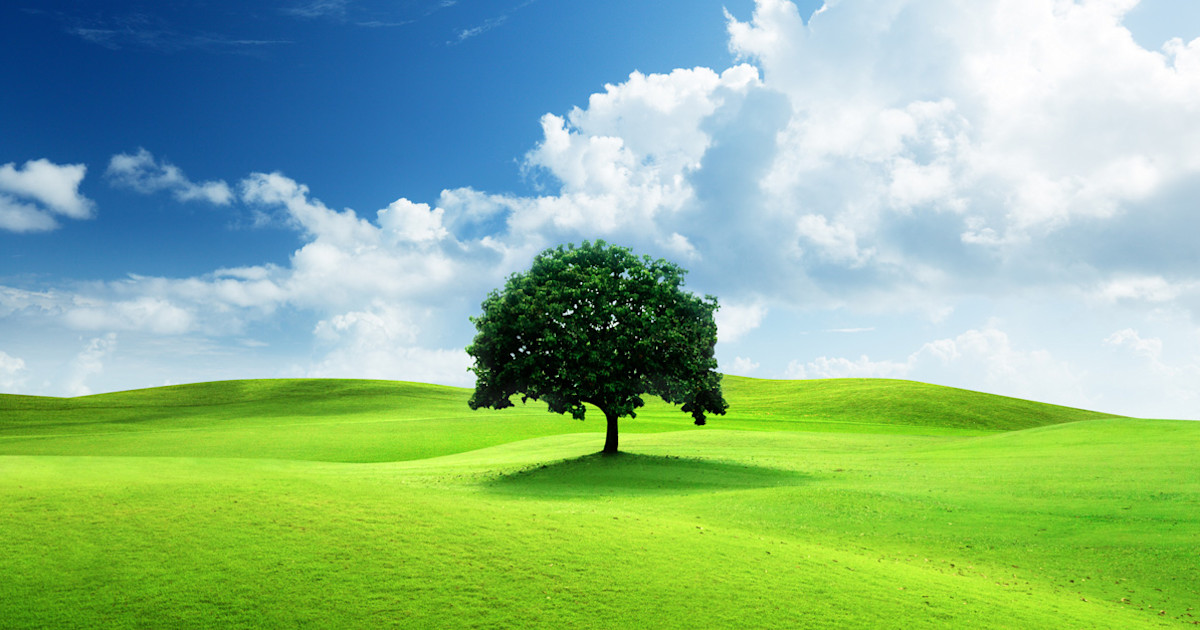
#> input picture lab1/free-nature-images.jpg, 1200 x 630 px
$ python histogram.py
#> lines starting #> are read from the running program, lines starting #| are printed output that depends on the picture
import cv2
# import numpy as np
import matplotlib.pyplot as plt

# [5 lines of commented-out code are left out]

image = cv2.imread('lab1/free-nature-images.jpg', cv2.IMREAD_GRAYSCALE)
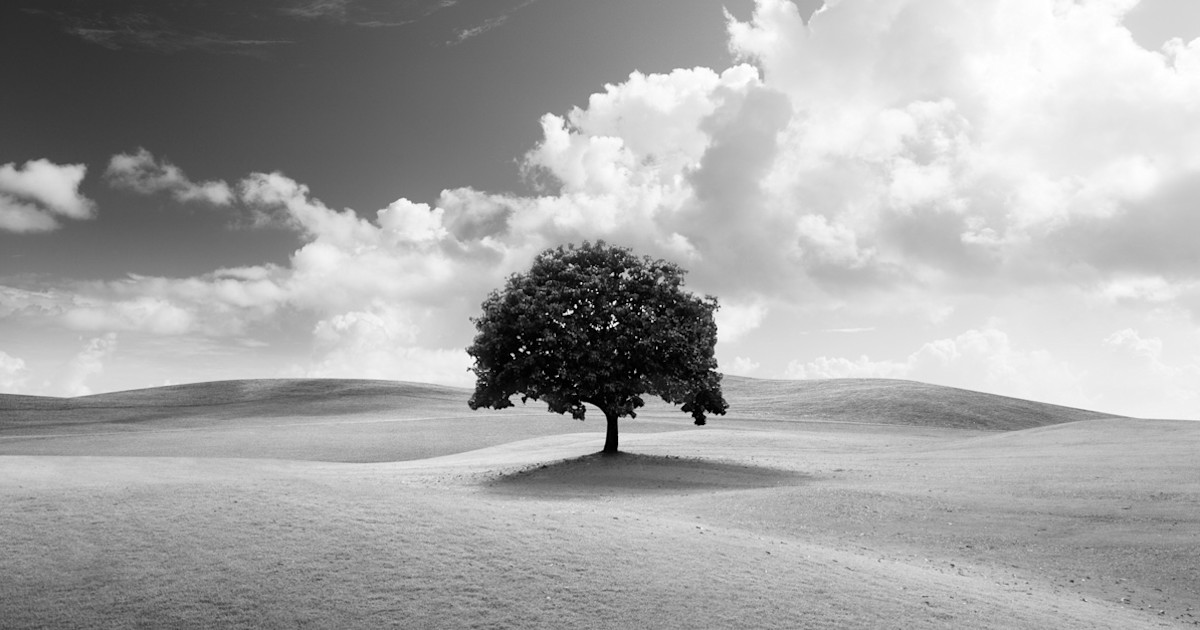
#> image: shape (630, 1200); min 0, max 255, mean 165.5
# [23 lines of commented-out code are left out]

import cv2
import numpy as np
import matplotlib.pyplot as plt

def calculate_histogram(image):
    """Calculates the histogram of an image."""
    histogram = [0] * 256
    for row in image:
        for pixel in row:
            histogram[pixel] += 1
    return histogram

def calculate_cdf(histogram):
    """Calculates the cumulative distribution function (CDF)."""
    cdf = [0] * 256
    cdf[0] = histogram[0]
    for i in range(1, 256):
        cdf[i] = cdf[i - 1] + histogram[i]
    return cdf

def normalize_cdf(cdf, total_pixels):
    """Normalizes the CDF to the range 0-255."""
    return [round(((c - cdf[0]) / (total_pixels - cdf[0])) * 255) if total_pixels - cdf[0] > 0 else 0 for c in cdf]

def equalize_image(image, normalized_cdf):
    """Equalizes the image using the normalized CDF."""
    equalized_image = np.zeros_like(image)
    for i in range(image.shape[0]):
        for j in range(image.shape[1]):
            equalized_image[i, j] = normalized_cdf[image[i, j]]
    return equalized_image

def histogram_equalization(image):
    """Performs histogram equalization and shows results."""
    if len(image.shape) != 2:
        raise ValueError("Input image must be grayscale.")

    # Original image histogram and CDF
    original_histogram = calculate_histogram(image)
#> after the loop in calculate_histogram, `for row in image:`: histogram = 256 values, max 6534 at index 185, min 272 at index 255, mean 2953.1
    cdf = calculate_cdf(original_histogram)
    total_pixels = image.shape[0] * image.shape[1]
    normalized_cdf = normalize_cdf(cdf, total_pixels)

    # Equalized image
    equalized_img = equalize_image(image, normalized_cdf)
    equalized_histogram = calculate_histogram(equalized_img)

    # Plot original and equalized images with histograms
    fig, axes = plt.subplots(2, 2, figsize=(12, 6))

    axes[0, 0].imshow(image, cmap='gray')
    axes[0, 0].set_title('Original Image')
    axes[0, 0].axis('off')

    axes[0, 1].imshow(equalized_img, cmap='gray')
    axes[0, 1].set_title('Equalized Image')
    axes[0, 1].axis('off')

    axes[1, 0].hist(image.ravel(), bins=256, range=(0, 256), color='gray')
    axes[1, 0].set_title('Original Histogram')

    axes[1, 1].hist(equalized_img.ravel(), bins=256, range=(0, 256), color='gray')
    axes[1, 1].set_title('Equalized Histogram')

    plt.tight_layout()
    plt.show()

    return equalized_img

# Example usage:
# Load grayscale image
image = cv2.imread("lab1/free-nature-images.jpg", cv2.IMREAD_GRAYSCALE)
equalized = histogram_equalization(image)
#> in histogram_equalization, `original_histogram = calculate_histogram(image)`: original_histogram has the same summary as histogram in calculate_histogram
#> after the loop in calculate_cdf, `for i in range(1, 256):`: cdf = 256 values from 1188 to 756000
#> in histogram_equalization, `normalized_cdf = normalize_cdf(cdf, total_pixels)`: normalized_cdf = 256 values from 0 to 255
#> after the loop in equalize_image, `for i in range(image.shape[0]):`:
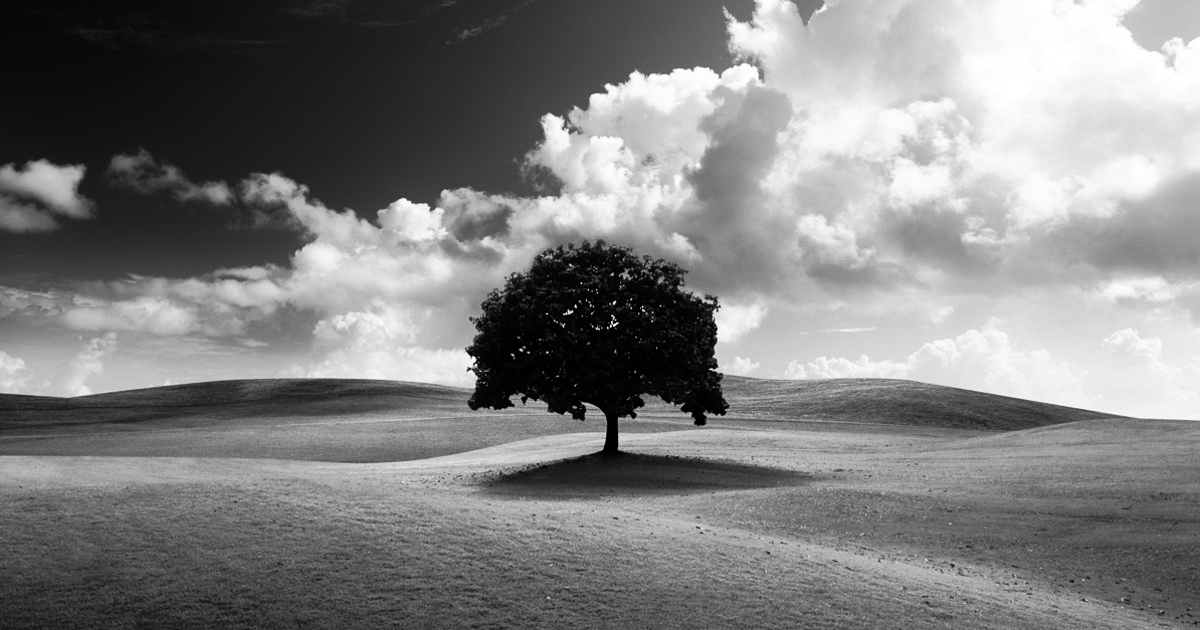
#> equalized_image: shape (630, 1200); min 0, max 255, mean 128
#> in histogram_equalization, `equalized_histogram = calculate_histogram(equalized_img)`: equalized_histogram = 256 values, max 6534 at index 141, min 0 at index 85, mean 2953.1
#> in histogram_equalization, `plt.show()`:
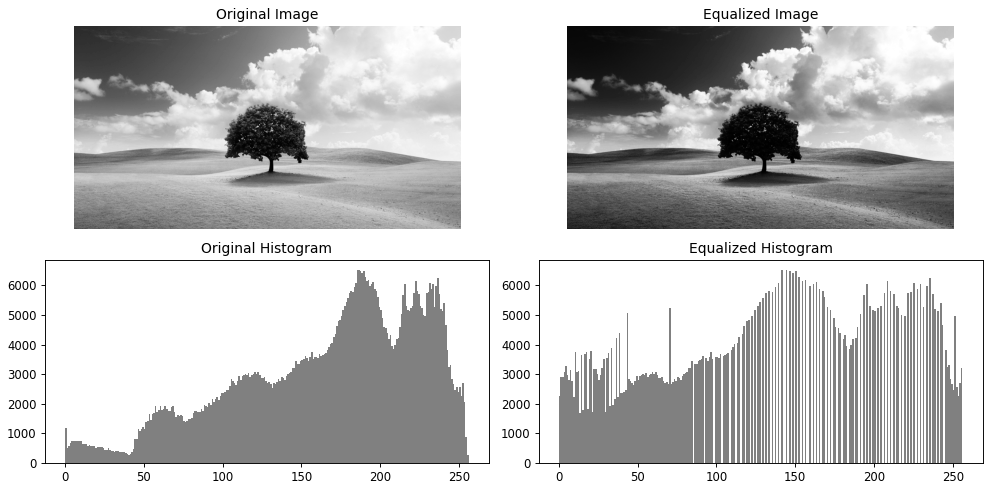
#> figure drawn by matplotlib, 4 panels; panel 3: tallest bar 6534 high, from x = 185 to 186; panel 4: tallest bar 6534 high, from x = 141 to 142
